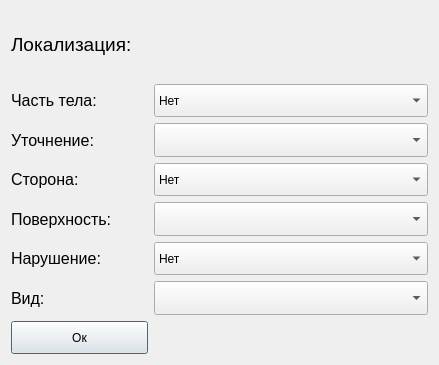
<?xml version="1.0" encoding="UTF-8"?>
<ui version="4.0">
 <class>NeuroLocalWindow</class>
 <widget class="QDialog" name="NeuroLocalWindow">
  <property name="geometry">
   <rect>
    <x>0</x>
    <y>0</y>
    <width>439</width>
    <height>365</height>
   </rect>
  </property>
  <property name="windowTitle">
   <string>Dialog</string>
  </property>
  <layout class="QGridLayout" name="gridLayout_2">
   <item row="0" column="0">
    <layout class="QGridLayout" name="gridLayout" rowstretch="2,1,1,1,1,1,1,1" columnstretch="1,2">
     <item row="2" column="0">
      <widget class="QLabel" name="labelClarification">
       <property name="sizePolicy">
        <sizepolicy hsizetype="MinimumExpanding" vsizetype="MinimumExpanding">
         <horstretch>0</horstretch>
         <verstretch>0</verstretch>
        </sizepolicy>
       </property>
       <property name="font">
        <font>
         <pointsize>12</pointsize>
        </font>
       </property>
       <property name="text">
        <string>Уточнение:</string>
       </property>
      </widget>
     </item>
     <item row="5" column="0">
      <widget class="QLabel" name="labelDisorder">
       <property name="sizePolicy">
        <sizepolicy hsizetype="MinimumExpanding" vsizetype="MinimumExpanding">
         <horstretch>0</horstretch>
         <verstretch>0</verstretch>
        </sizepolicy>
       </property>
       <property name="font">
        <font>
         <pointsize>12</pointsize>
        </font>
       </property>
       <property name="text">
        <string>Нарушение:</string>
       </property>
      </widget>
     </item>
     <item row="7" column="0">
      <widget class="QPushButton" name="buttonOk">
       <property name="sizePolicy">
        <sizepolicy hsizetype="MinimumExpanding" vsizetype="MinimumExpanding">
         <horstretch>0</horstretch>
         <verstretch>0</verstretch>
        </sizepolicy>
       </property>
       <property name="text">
        <string>Ок</string>
       </property>
      </widget>
     </item>
     <item row="1" column="0">
      <widget class="QLabel" name="labelPartOfTheBody">
       <property name="sizePolicy">
        <sizepolicy hsizetype="MinimumExpanding" vsizetype="MinimumExpanding">
         <horstretch>0</horstretch>
         <verstretch>0</verstretch>
        </sizepolicy>
       </property>
       <property name="font">
        <font>
         <pointsize>12</pointsize>
        </font>
       </property>
       <property name="text">
        <string>Часть тела:</string>
       </property>
      </widget>
     </item>
     <item row="5" column="1">
      <widget class="QComboBox" name="comboBoxDisorder">
       <property name="sizePolicy">
        <sizepolicy hsizetype="MinimumExpanding" vsizetype="MinimumExpanding">
         <horstretch>0</horstretch>
         <verstretch>0</verstretch>
        </sizepolicy>
       </property>
       <item>
        <property name="text">
         <string>Нет</string>
        </property>
       </item>
       <item>
        <property name="text">
         <string>Двигательные функции</string>
        </property>
       </item>
       <item>
        <property name="text">
         <string>Чувствительность</string>
        </property>
       </item>
      </widget>
     </item>
     <item row="4" column="0">
      <widget class="QLabel" name="labelSurface">
       <property name="sizePolicy">
        <sizepolicy hsizetype="MinimumExpanding" vsizetype="MinimumExpanding">
         <horstretch>0</horstretch>
         <verstretch>0</verstretch>
        </sizepolicy>
       </property>
       <property name="font">
        <font>
         <pointsize>12</pointsize>
        </font>
       </property>
       <property name="text">
        <string>Поверхность:</string>
       </property>
      </widget>
     </item>
     <item row="4" column="1">
      <widget class="QComboBox" name="comboBoxSurface">
       <property name="sizePolicy">
        <sizepolicy hsizetype="MinimumExpanding" vsizetype="MinimumExpanding">
         <horstretch>0</horstretch>
         <verstretch>0</verstretch>
        </sizepolicy>
       </property>
      </widget>
     </item>
     <item row="1" column="1">
      <widget class="QComboBox" name="comboBoxPartOfTheBody">
       <property name="sizePolicy">
        <sizepolicy hsizetype="MinimumExpanding" vsizetype="MinimumExpanding">
         <horstretch>0</horstretch>
         <verstretch>0</verstretch>
        </sizepolicy>
       </property>
       <item>
        <property name="text">
         <string>Нет</string>
        </property>
       </item>
       <item>
        <property name="text">
         <string>Спина</string>
        </property>
       </item>
       <item>
        <property name="text">
         <string>Тело</string>
        </property>
       </item>
       <item>
        <property name="text">
         <string>Рука</string>
        </property>
       </item>
       <item>
        <property name="text">
         <string>Нога</string>
        </property>
       </item>
       <item>
        <property name="text">
         <string>Голова</string>
        </property>
       </item>
      </widget>
     </item>
     <item row="6" column="0">
      <widget class="QLabel" name="labelView">
       <property name="sizePolicy">
        <sizepolicy hsizetype="MinimumExpanding" vsizetype="MinimumExpanding">
         <horstretch>0</horstretch>
         <verstretch>0</verstretch>
        </sizepolicy>
       </property>
       <property name="font">
        <font>
         <pointsize>12</pointsize>
        </font>
       </property>
       <property name="text">
        <string>Вид:</string>
       </property>
      </widget>
     </item>
     <item row="6" column="1">
      <widget class="QComboBox" name="comboBoxView">
       <property name="sizePolicy">
        <sizepolicy hsizetype="MinimumExpanding" vsizetype="MinimumExpanding">
         <horstretch>0</horstretch>
         <verstretch>0</verstretch>
        </sizepolicy>
       </property>
      </widget>
     </item>
     <item row="2" column="1">
      <widget class="QComboBox" name="comboBoxClarification">
       <property name="sizePolicy">
        <sizepolicy hsizetype="MinimumExpanding" vsizetype="MinimumExpanding">
         <horstretch>0</horstretch>
         <verstretch>0</verstretch>
        </sizepolicy>
       </property>
      </widget>
     </item>
     <item row="3" column="0">
      <widget class="QLabel" name="labelSide">
       <property name="sizePolicy">
        <sizepolicy hsizetype="MinimumExpanding" vsizetype="MinimumExpanding">
         <horstretch>0</horstretch>
         <verstretch>0</verstretch>
        </sizepolicy>
       </property>
       <property name="font">
        <font>
         <pointsize>12</pointsize>
        </font>
       </property>
       <property name="text">
        <string>Сторона:</string>
       </property>
      </widget>
     </item>
     <item row="0" column="0" colspan="2">
      <widget class="QLabel" name="labelTitle">
       <property name="sizePolicy">
        <sizepolicy hsizetype="MinimumExpanding" vsizetype="MinimumExpanding">
         <horstretch>0</horstretch>
         <verstretch>0</verstretch>
        </sizepolicy>
       </property>
       <property name="font">
        <font>
         <pointsize>14</pointsize>
        </font>
       </property>
       <property name="text">
        <string>Локализация:</string>
       </property>
      </widget>
     </item>
     <item row="3" column="1">
      <widget class="QComboBox" name="comboBoxSide">
       <property name="sizePolicy">
        <sizepolicy hsizetype="MinimumExpanding" vsizetype="MinimumExpanding">
         <horstretch>0</horstretch>
         <verstretch>0</verstretch>
        </sizepolicy>
       </property>
       <item>
        <property name="text">
         <string>Нет</string>
        </property>
       </item>
       <item>
        <property name="text">
         <string>Левая</string>
        </property>
       </item>
       <item>
        <property name="text">
         <string>Правая</string>
        </property>
       </item>
       <item>
        <property name="text">
         <string>И левая и правая</string>
        </property>
       </item>
      </widget>
     </item>
    </layout>
   </item>
  </layout>
 </widget>
 <resources/>
 <connections/>
</ui>
